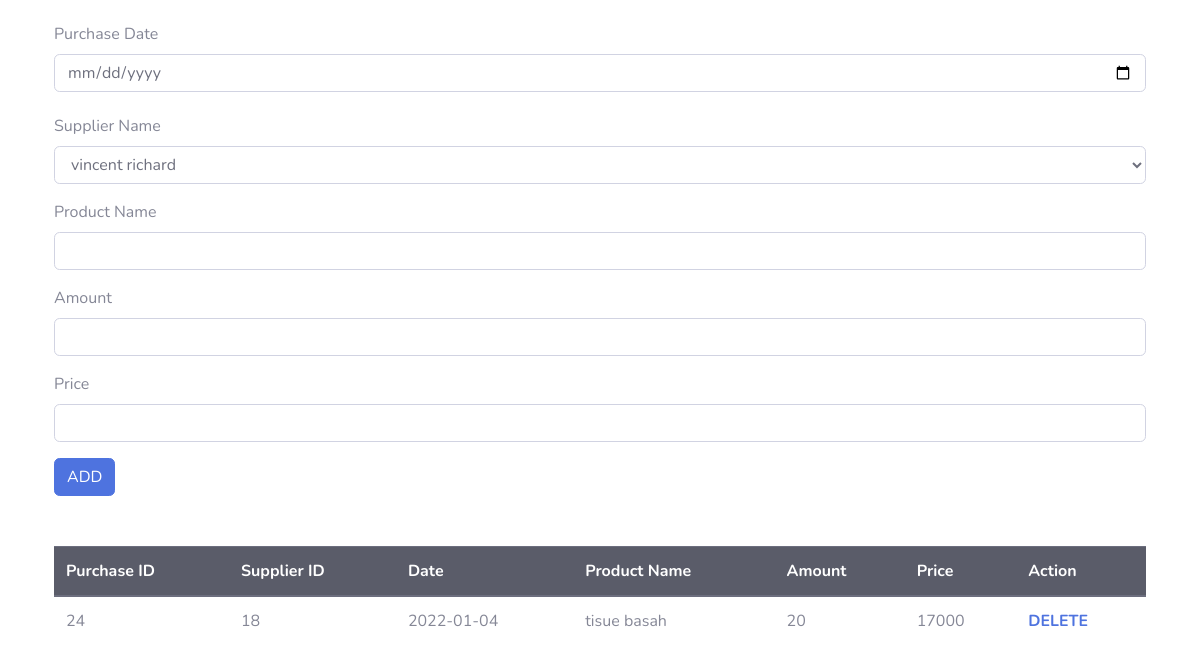
The page /purchase.php on the database its author committed.
### tables this page shows
CREATE TABLE `tb_transaksipembelian` (
  `purchase_id` int(5) NOT NULL,
  `purchase_date` date NOT NULL,
  `supplier_id` int(5) NOT NULL,
  `product_name` varchar(30) NOT NULL,
  `purchase_amount` int(10) NOT NULL,
  `purchase_price` varchar(30) NOT NULL
);

### purchase.php (the view, shortened to what this page needs)
<?php
    include 'connection.php';
?>
<!DOCTYPE html>
<html lang="en">
<head>
     <link href="vendor/fontawesome-free/css/all.min.css" rel="stylesheet" type="text/css">
    <link href="css/sb-admin-2.min.css" rel="stylesheet">
</head>
<body>
<form method="post" action="addpurchase.php">
    <div class="container">
    <div class="form-date" style="margin:2% 0%;">
        <label for="exampleInputDate1">Purchase Date</label>
        <input type="date" id="datemin" name="date" min="1500-01-02" class="form-control">
    </div>
    <div class="form-group">
        <label for="exampleInputText1">Supplier Name</label>
            <select name="supid" class="form-control">
                <?php
                    $q ="SELECT * FROM tb_supplier WHERE 1";
                    $run = mysqli_query($conn,$q);
                    if(mysqli_num_rows($run)){
                        while($get = mysqli_fetch_assoc($run)){
                            $nama  = $get["supplier_fname"]." ".$get["supplier_lname"];
                            printf("<option value='%s'>%s</option>",$get["supplier_id"],$nama);
                        }
                    }
                ?>
            </select>
    </div>
    <div class="form-group">
            <label for="exampleInputText2">Product Name</label>
            <input type="text" name="pname" class="form-control" id="exampleInputText2" required>
    </div>
    <div class="form-group">
            <label for="exampleInputNumber1">Amount</label>
            <input type="number" name="amount" class="form-control" id="exampleInputNumber1"required>
    </div>
    <div class="form-group">
        <label for="exampleInputNumber2">Price</label>
        <input type="number" name="price" class="form-control" id="exampleInputNumber2" required>
    </div>
    <button type="submit" name='btnsubmit' class="btn btn-primary">ADD</button>
    </div>
</form>
<div class="container" style="padding-top:50px">
    <table class="table">
    <thead class="thead-dark">
        <tr>
        <th>Purchase ID</th>
        <th>Supplier ID</th>
        <th>Date</th>
        <th>Product Name</th>
        <th>Amount</th>
        <th>Price</th>
        <th>Action</th>
        </tr>
    </thead>
    <tbody>
        <?php
            $sql = "SELECT * FROM tb_transaksipembelian WHERE 1";
            $result = $conn->query($sql);
            if ($result->num_rows > 0)
            {
                while($row = $result->fetch_assoc())
                {
                    $pr_id = $row['purchase_id'];
                    $date = $row['purchase_date'];
                    $supid = $row['supplier_id'];
                    $name = $row['product_name'];
                    $amount = $row['purchase_amount'];
                    $price = $row['purchase_price'];
                    print("<tr>");
                    printf('<td>%s</td>',$pr_id);
                    printf('<td>%s</td>',$supid);
                    printf('<td>%s</td>',$date);
                    printf('<td>%s</td>',$name);
                    printf('<td>%s</td>',$amount);
                    printf('<td>%s</td>',$price);
                    printf('<td><a href="deletepurchase.php?purchase_id=%s"><b>DELETE</b></a></td>',$pr_id,$pr_id);
                    print("</tr>");
                }
            }
        ?>
    </tbody>
    </table>
</div>
</body>
</html>

### rows shown on the page
tb_transaksipembelian: purchase_id "24", supplier "18", purchase_date "2022-01-04", product_name "tisue basah", purchase_amount "20", purchase_price "17000", value "DELETE"

### other values the page prints
form field supid "vincent richard"
